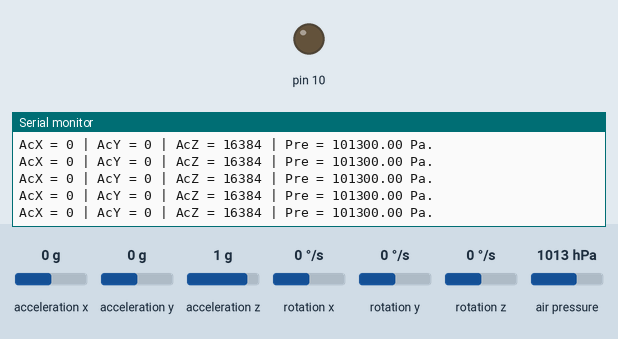
Bench run of a sketch on a simulated Arduino Uno, built with avr-gcc and run on an emulated ATmega328P. On the bench: output pins drawn as LEDs (lit = HIGH), the last lines printed to the serial monitor. Wiring (inferred from the names in the program): MPU-6050 motion sensor at I2C address 0x68. The inputs (shaded band) are chosen by the test bench; at power-on: acceleration z 1 g, acceleration x 0 g, acceleration y 0 g, rotation x 0 °/s, rotation y 0 °/s, rotation z 0 °/s, air pressure 1013 hPa. Storage starts empty.

Above: at 1.2 s.
1.3 s: acceleration z set to -1.4 g
At 1.57 s:
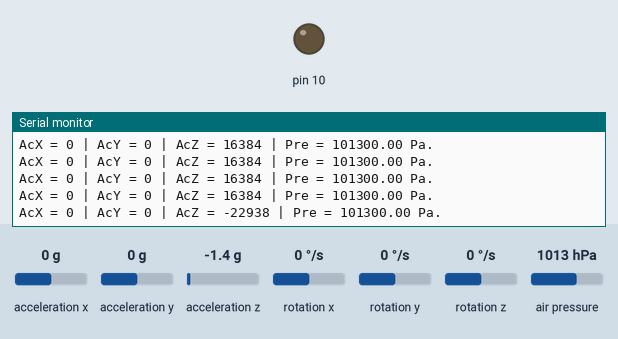
At 10.24 s:
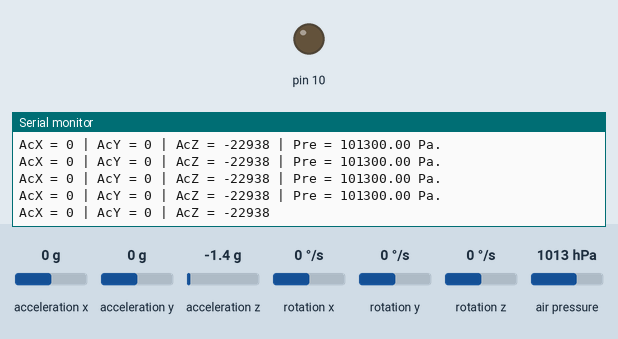

The sketch:

AcPressure.ino
```cpp
// SDカードモジュールのインクルード
#include <SD.h> //Load SD card library
#include<SPI.h> //Load SPI Library

// SDデータオブジェクトの定義, デジタルピン指定
int chipSelect = 4;
File mySensorData;

// IC2ワイヤーライブラリのインポート
#include "Wire.h"

// MPU-6050のI2Cアドレスの定数定義
const int MPU_addr=0x68;

// BMP180のライブラリのインポート と オブジェクト作成
#include "Adafruit_BMP085.h"
Adafruit_BMP085 mySensor;

// 加速度/ジャイロ/温度/気温/気圧の変数定義
int16_t AcX,AcY,AcZ,Tmp,GyX,GyY,GyZ; // 今回は加速度のみ
float tempC, tempF, pressure; // 今回は気圧のみ


void setup(){
  Serial.begin(9600); // シリアルモーターの電源起動

  mySensor.begin(); // BMP180の初期化

  Wire.begin();
  Wire.beginTransmission(MPU_addr);
  Wire.write(0x6B);  // PWR_MGMT_1の登録
  Wire.write(0);     // MPU-6050の初期化と起動
  Wire.endTransmission(true);

  pinMode(10, OUTPUT); // D10ピンに出力宣言
  SD.begin(4); // SDカードリーダーの初期化
}


void loop() {

  pressure=mySensor.readPressure(); // 気圧の読み込み

  Wire.beginTransmission(MPU_addr);
  Wire.write(0x3B);  // starting with register 0x3B (ACCEL_XOUT_H)
  Wire.endTransmission(false);
  Wire.requestFrom(MPU_addr,14,true);  // request a total of 14 registers
  AcX=Wire.read()<<8|Wire.read();  // 0x3B (ACCEL_XOUT_H) & 0x3C (ACCEL_XOUT_L)
  AcY=Wire.read()<<8|Wire.read();  // 0x3D (ACCEL_YOUT_H) & 0x3E (ACCEL_YOUT_L)
  AcZ=Wire.read()<<8|Wire.read();  // 0x3F (ACCEL_ZOUT_H) & 0x40 (ACCEL_ZOUT_L)

  mySensorData = SD.open("DataTest.txt", FILE_WRITE);
  if (mySensorData) {
    Serial.print(" | Pre = "); Serial.print(pressure);
    Serial.println(" Pa.");
    Serial.println("");

    Serial.print("AcX = "); Serial.print(AcX);
    Serial.print(" | AcY = "); Serial.print(AcY);
    Serial.print(" | AcZ = "); Serial.print(AcZ);

    delay(250); //Pause between readings.

    mySensorData.print(AcX);
    mySensorData.print(",");
    mySensorData.print(AcY);
    mySensorData.print(",");
    mySensorData.print(AcZ);
    mySensorData.print(",");
    mySensorData.println(pressure);
    mySensorData.close();
  }
}
```

Measured:
- after the input at 1.3 s, the serial monitor: prints a new line after 0.08 s (image 1)
